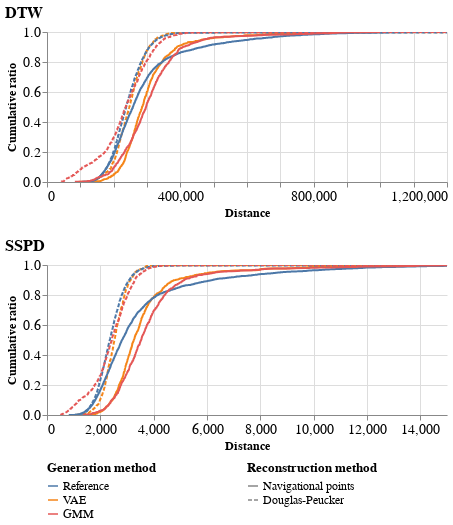

The code cell stored with this chart in its notebook:
### Code cell
df = pd.concat(
    [
        pd.read_csv("./outputs/distances/dist_vae_dp.csv").assign(
            generation="VAE", reconstruction="Douglas-Peucker"
        ),
        pd.read_csv("./outputs/distances/dist_vae_nav.csv").assign(
            generation="VAE", reconstruction="Navigational Points"
        ),
        pd.read_csv("./outputs/distances/dist_ref_dp.csv").assign(
            generation="Reference", reconstruction="Douglas-Peucker"
        ),
        pd.read_csv("./outputs/distances/dist_ref_nav.csv").assign(
            generation="Reference", reconstruction="Navigational Points"
        ),
        pd.read_csv("./outputs/distances/dist_gmm_dp.csv").assign(
            generation="GMM", reconstruction="Douglas-Peucker"
        ),
        pd.read_csv("./outputs/distances/dist_gmm_nav.csv").assign(
            generation="GMM", reconstruction="Navigational Points"
        ),
    ]
)
cumul_dist_plot(df, scales=dict(dtw=(0, 1.2e6), sspd=(0, 1.5e4)), domain=["Reference", "VAE", "GMM"])

### Figure 1 — Vega-Lite specification as saved in the notebook (floating-point values rounded to 4 significant figures; data arrays with more than 128 entries replaced by an {"elided": "..."} marker saying what was removed)
{"config": {"view": {"continuousWidth": 400, "continuousHeight": 300, "stroke": null}, "axis": {"labelFont": "Fira Sans", "labelFontSize": 14, "titleFont": "Ubuntu", "titleFontSize": 12}, "title": {"anchor": "start", "font": "Fira Sans", "fontSize": 16}}, "vconcat": [{"mark": {"type": "line", "clip": true}, "encoding": {"color": {"type": "nominal", "field": "generation", "legend": {"labelFont": "Ubuntu", "labelFontSize": 12, "legendY": 430, "orient": "none", "title": "Generation method", "titleFont": "Ubuntu", "titleFontSize": 13}, "scale": {"domain": ["Reference", "VAE", "GMM"]}}, "strokeDash": {"type": "nominal", "field": "reconstruction", "legend": {"labelFont": "Ubuntu", "labelFontSize": 12, "legendX": 200, "legendY": 430, "orient": "none", "title": "Reconstruction method", "titleFont": "Ubuntu", "titleFontSize": 13}, "scale": {"domain": ["Navigational points", "Douglas-Peucker"]}}, "x": {"type": "quantitative", "field": "dtw", "scale": {"domain": [0, 1200000.0]}, "title": "Distance"}, "y": {"type": "quantitative", "field": "normalized", "title": "Cumulative ratio"}}, "height": 150, "title": "DTW", "transform": [{"window": [{"op": "count", "as": "cumulative_count"}], "groupby": ["generation", "reconstruction"], "sort": [{"field": "dtw"}]}, {"joinaggregate": [{"op": "count", "as": "total"}], "groupby": ["generation", "reconstruction"]}, {"calculate": "(datum.cumulative_count / datum.total)", "as": "normalized"}]}, {"mark": {"type": "line", "clip": true}, "encoding": {"color": {"type": "nominal", "field": "generation", "legend": {"labelFont": "Ubuntu", "labelFontSize": 12, "legendY": 430, "orient": "none", "title": "Generation method", "titleFont": "Ubuntu", "titleFontSize": 13}, "scale": {"domain": ["Reference", "VAE", "GMM"]}}, "strokeDash": {"type": "nominal", "field": "reconstruction", "legend": {"labelFont": "Ubuntu", "labelFontSize": 12, "legendX": 200, "legendY": 430, "orient": "none", "title": "Reconstruction method", "titleFont": "Ubuntu", "titleFontSize": 13}, "scale": {"domain": ["Navigational points", "Douglas-Peucker"]}}, "x": {"type": "quantitative", "field": "sspd", "scale": {"domain": [0, 15000.0]}, "title": "Distance"}, "y": {"type": "quantitative", "field": "normalized", "title": "Cumulative ratio"}}, "height": 150, "title": "SSPD", "transform": [{"window": [{"op": "count", "as": "cumulative_count"}], "groupby": ["generation", "reconstruction"], "sort": [{"field": "sspd"}]}, {"joinaggregate": [{"op": "count", "as": "total"}], "groupby": ["generation", "reconstruction"]}, {"calculate": "(datum.cumulative_count / datum.total)", "as": "normalized"}]}], "data": {"name": "data-cb9d71f2681936bab8cb2fdde14fa532"}, "$schema": "https://vega.github.io/schema/vega-lite/v4.8.1.json", "datasets": {"data-cb9d71f2681936bab8cb2fdde14fa532": {"elided": "11882 records"}}}
